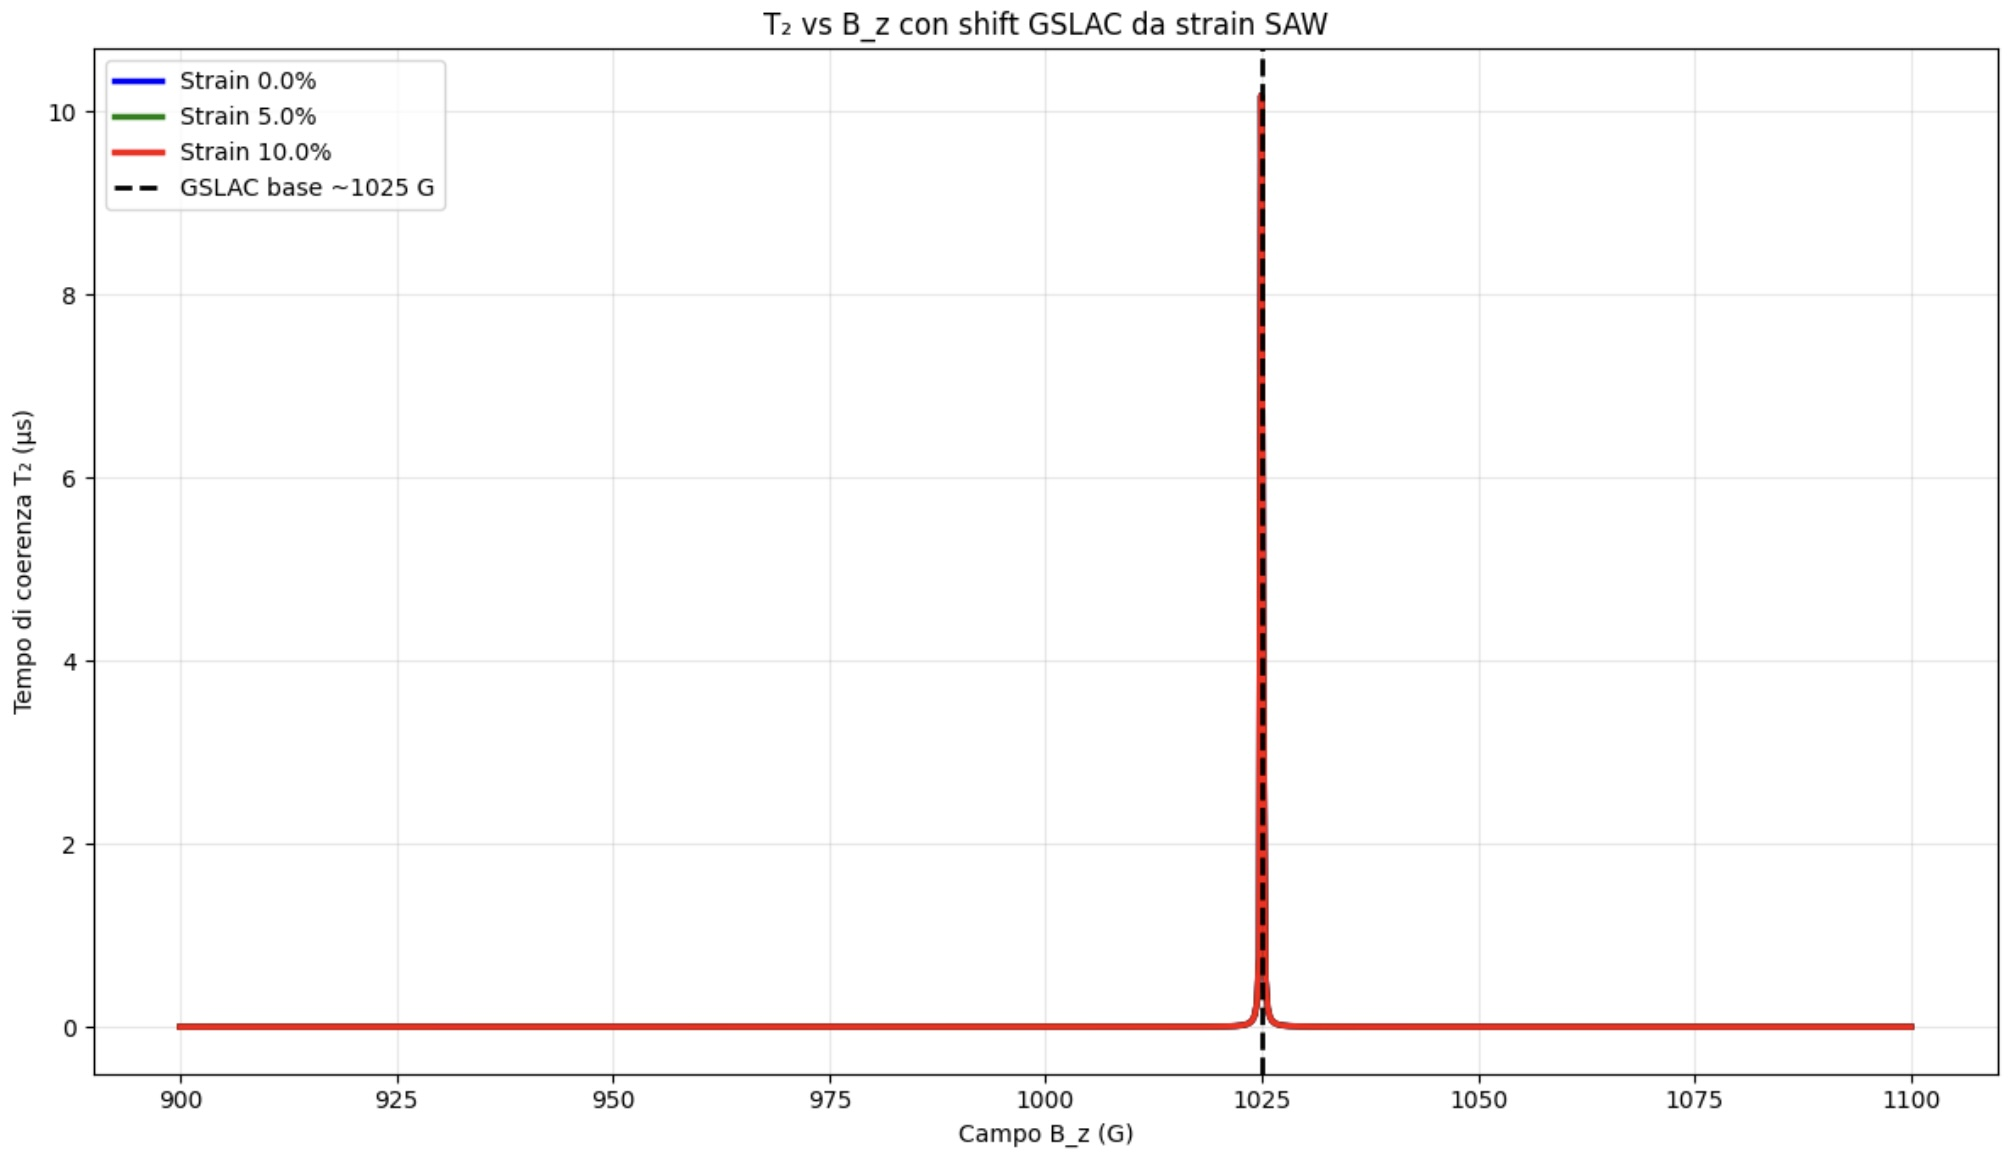

Here is the Python script that generated this plot:
# code/t2_vs_bz_with_strain.py
# T₂ vs B_z con shift GSLAC dovuto a strain SAW (versione realistica)

import numpy as np
import matplotlib.pyplot as plt

Bz_list = np.linspace(900, 1100, 800)  # G, risoluzione alta
B_gslac_base = 1025  # G base

gamma_other = 400  # Hz (T₂ base ~2.5 ms con multilayer)
gamma_magnetic_base = 1e8  # Hz (sensibilità alta)

strain_levels = [0.0, 0.05, 0.10]  # % strain relativo
colors = ['b', 'g', 'r']
labels = [f'Strain {s*100:.1f}%' for s in strain_levels]

plt.figure(figsize=(12, 7))

for strain, color, lbl in zip(strain_levels, colors, labels):
    shift_D = -14.6e9 * strain  # Hz, shift negativo tipico
    B_gslac_shifted = B_gslac_base + shift_D / (2.0028 * 28e9 * 1e4)  # G shift
    sensitivity = np.abs(Bz_list - B_gslac_shifted) / 3  # più stretto
    gamma_magnetic = gamma_magnetic_base * sensitivity**2
    gamma_total = gamma_other + gamma_magnetic
    T2 = 1 / gamma_total * 1e6  # μs
    plt.plot(Bz_list, T2, linewidth=2.5, color=color, label=lbl)

plt.axvline(x=B_gslac_base, color='k', linestyle='--', linewidth=2, label='GSLAC base ~1025 G')
plt.xlabel('Campo B_z (G)')
plt.ylabel('Tempo di coerenza T₂ (μs)')
plt.title('T₂ vs B_z con shift GSLAC da strain SAW')
plt.grid(True, alpha=0.3)
plt.legend(loc='upper left')
plt.tight_layout()
plt.savefig('t2_vs_bz_with_strain.png', dpi=300)
plt.show()

print("T₂ massimo varia con strain: picco spostato con GSLAC.")